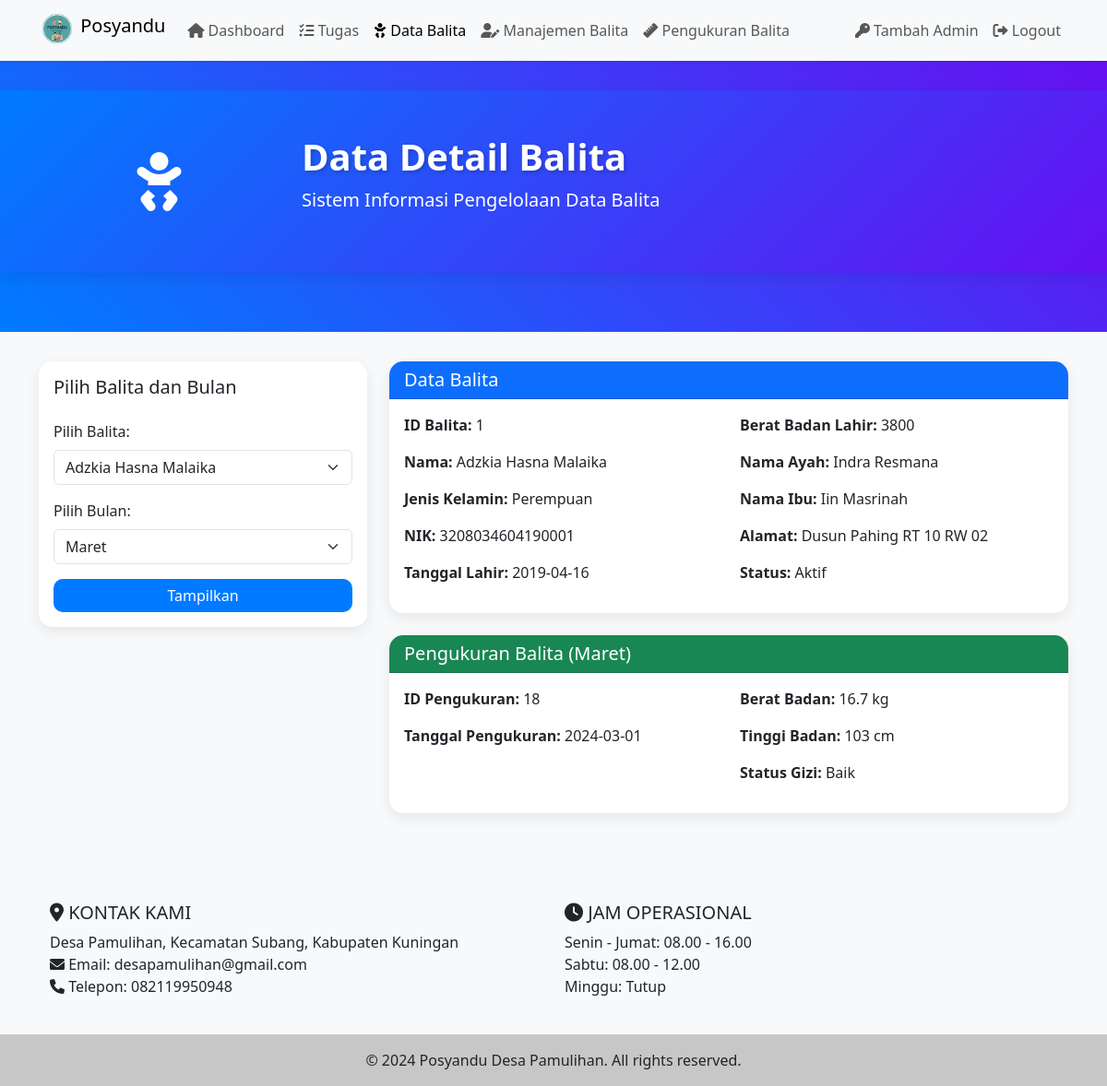
Screenshot of /views/balita.php (signed in) with the database file from the repository.
### tables this page shows
CREATE TABLE balita (
    id_balita INTEGER PRIMARY KEY,
    no INTEGER,
    nama_balita TEXT,
    jenis_kelamin TEXT,
    nik TEXT,
    tanggal_lahir DATE,
    berat_badan_lahir INTEGER,
    nama_ayah TEXT,
    nama_ibu TEXT,
    alamat TEXT,
    status TEXT CHECK (status IN ('Aktif', 'Lulus', 'Keluar', 'Pindah', 'Meninggal', 'Tidak Aktif'))
);

CREATE TABLE pengukuran_balita (
    id_pengukuran INTEGER PRIMARY KEY AUTOINCREMENT,
    no INTEGER,
    id_balita INTEGER,
    tanggal_pengukuran DATE,
    berat_badan DECIMAL(5,2),
    tinggi_badan DECIMAL(5,2),
    status_gizi TEXT,
    bulan TEXT CHECK (bulan IN ('january', 'febuary', 'maret', 'april', 'mei', 'juni', 'july', 'agustus', 'september', 'oktober', 'november', 'desember')),
    FOREIGN KEY (id_balita) REFERENCES balita(id_balita)
);

### config/config.php (called while the page is built, shortened)
<?php
try {
    $db = new PDO('sqlite:' . DB_PATH);
    $db->setAttribute(PDO::ATTR_ERRMODE, PDO::ERRMODE_EXCEPTION);
    $db->setAttribute(PDO::ATTR_DEFAULT_FETCH_MODE, PDO::FETCH_ASSOC);
    addDefaultAdmin($db);
} catch(PDOException $e) {
    die("Koneksi database gagal: " . $e->getMessage());
}
function addDefaultAdmin($db) {
    $stmt = $db->prepare("SELECT COUNT(*) FROM admin WHERE username = :username");
    $stmt->execute([':username' => DEFAULT_ADMIN_USERNAME]);
}
function getBalitaAndPengukuran($db, $id_balita) {
    $sql = "SELECT b.*, p.id_pengukuran, p.tanggal_pengukuran, p.berat_badan, p.tinggi_badan, p.status_gizi, p.bulan
            FROM balita b
            LEFT JOIN pengukuran_balita p ON b.id_balita = p.id_balita
            WHERE b.id_balita = :id_balita";
    $stmt = $db->prepare($sql);
    $stmt->execute([':id_balita' => $id_balita]);
    return $stmt->fetchAll();
}
function getPengukuranByBulan($db, $id_balita, $bulan) {
    $sql = "SELECT * FROM pengukuran_balita
            WHERE id_balita = :id_balita AND bulan = :bulan";
    $stmt = $db->prepare($sql);
    $stmt->execute([':id_balita' => $id_balita, ':bulan' => $bulan]);
    return $stmt->fetchAll();
}

### views/balita.php (the view, shortened to what this page needs)
<?php
require_once __DIR__ . '/../config/config.php';
require_once __DIR__ . '/../includes/header_dashboard.php';
$id_balita = isset($_POST['id_balita']) ? (int)$_POST['id_balita'] : 1;
$bulan = isset($_POST['bulan']) ? $_POST['bulan'] : 'maret';
$balitaData = getBalitaAndPengukuran($db, $id_balita);
$pengukuranData = getPengukuranByBulan($db, $id_balita, $bulan);
$balitas = $db->query("SELECT id_balita, nama_balita FROM balita")->fetchAll(PDO::FETCH_ASSOC);
$months = ['january', 'february', 'maret', 'april', 'mei', 'juni', 'july', 'agustus', 'september', 'oktober', 'november', 'desember'];
?>
<!DOCTYPE html>
<html lang="id">
<head>
    <link href="https://cdn.jsdelivr.net/npm/bootstrap@5.3.0-alpha1/dist/css/bootstrap.min.css" rel="stylesheet">
    <link href="https://cdnjs.cloudflare.com/ajax/libs/font-awesome/6.0.0-beta3/css/all.min.css" rel="stylesheet">
</head>
<body>
<header class="header animate__animated animate__fadeIn">
<div class="title-container">
    <div class="container">
        <div class="row align-items-center">
            <div class="col-md-3 text-center">
                <i class="fas fa-baby title-icon"></i>
            </div>
            <div class="col-md-9">
                <h1 class="animated-title">Data Detail Balita</h1>
                <p class="subtitle lead">Sistem Informasi Pengelolaan Data Balita</p>
            </div>
        </div>
    </div>
</div>
</header>
<div class="container mb-5">
    <div class="row">
        <div class="col-md-4 mb-4">
            <div class="card">
                <div class="card-body">
                    <h5 class="card-title mb-4">Pilih Balita dan Bulan</h5>
                    <form method="post">
                        <div class="mb-3">
                            <label for="id_balita" class="form-label">Pilih Balita:</label>
                            <select name="id_balita" id="id_balita" class="form-select">
                                <?php foreach ($balitas as $balita): ?>
                                    <option value="<?php echo htmlspecialchars($balita['id_balita']); ?>"
                                        <?php if ($balita['id_balita'] == $id_balita): ?> selected <?php endif; ?>>
                                        <?php echo htmlspecialchars($balita['nama_balita']); ?>
                                    </option>
                                <?php endforeach; ?>
                            </select>
                        </div>
                        <div class="mb-3">
                            <label for="bulan" class="form-label">Pilih Bulan:</label>
                            <select name="bulan" id="bulan" class="form-select">
                                <?php foreach ($months as $month): ?>
                                    <option value="<?php echo htmlspecialchars($month); ?>"
                                        <?php if ($month === $bulan): ?> selected <?php endif; ?>>
                                        <?php echo ucfirst($month); ?>
                                    </option>
                                <?php endforeach; ?>
                            </select>
                        </div>
                        <button type="submit" class="btn btn-primary w-100">Tampilkan</button>
                    </form>
                </div>
            </div>
        </div>
        <div class="col-md-8">
            <?php if (!empty($balitaData)): ?>
                <?php $row = $balitaData[0]; ?>
                <div class="card mb-4">
                    <div class="card-header bg-primary text-white">
                        <h5 class="mb-0">Data Balita</h5>
                    </div>
                    <div class="card-body">
                        <div class="row">
                            <div class="col-md-6">
                                <p><strong>ID Balita:</strong> <?php echo htmlspecialchars($row['id_balita']); ?></p>
                                <p><strong>Nama:</strong> <?php echo htmlspecialchars($row['nama_balita']); ?></p>
                                <p><strong>Jenis Kelamin:</strong> <?php echo htmlspecialchars($row['jenis_kelamin']); ?></p>
                                <p><strong>NIK:</strong> <?php echo htmlspecialchars($row['nik']); ?></p>
                                <p><strong>Tanggal Lahir:</strong> <?php echo htmlspecialchars($row['tanggal_lahir']); ?></p>
                            </div>
                            <div class="col-md-6">
                                <p><strong>Berat Badan Lahir:</strong> <?php echo htmlspecialchars($row['berat_badan_lahir']); ?></p>
                                <p><strong>Nama Ayah:</strong> <?php echo htmlspecialchars($row['nama_ayah']); ?></p>
                                <p><strong>Nama Ibu:</strong> <?php echo htmlspecialchars($row['nama_ibu']); ?></p>
                                <p><strong>Alamat:</strong> <?php echo htmlspecialchars($row['alamat']); ?></p>
                                <p><strong>Status:</strong> <?php echo htmlspecialchars($row['status']); ?></p>
                            </div>
                        </div>
                    </div>
                </div>
                <?php if (!empty($pengukuranData)): ?>
                    <?php $pengukuran = $pengukuranData[0]; ?>
                    <div class="card">
                        <div class="card-header bg-success text-white">
                            <h5 class="mb-0">Pengukuran Balita (<?php echo ucfirst($bulan); ?>)</h5>
                        </div>
                        <div class="card-body">
                            <div class="row">
                                <div class="col-md-6">
                                    <p><strong>ID Pengukuran:</strong> <?php echo htmlspecialchars($pengukuran['id_pengukuran']); ?></p>
                                    <p><strong>Tanggal Pengukuran:</strong> <?php echo htmlspecialchars($pengukuran['tanggal_pengukuran']); ?></p>
                                </div>
                                <div class="col-md-6">
                                    <p><strong>Berat Badan:</strong> <?php echo htmlspecialchars($pengukuran['berat_badan']); ?> kg</p>
                                    <p><strong>Tinggi Badan:</strong> <?php echo htmlspecialchars($pengukuran['tinggi_badan']); ?> cm</p>
                                    <p><strong>Status Gizi:</strong> <?php echo htmlspecialchars($pengukuran['status_gizi']); ?></p>
                                </div>
                            </div>
                        </div>
                    </div>
                <?php else: ?>
                    <div class="alert alert-info mt-3" role="alert">
                        Tidak ada data pengukuran untuk bulan <?php echo ucfirst($bulan); ?>.
                    </div>
                <?php endif; ?>
            <?php else: ?>
                <div class="alert alert-warning" role="alert">
                    Tidak ada data untuk balita ini.
                </div>
            <?php endif; ?>
        </div>
    </div>
</div>
</body>
</html>
<?php include __DIR__ . '/../includes/footer_dashboard.php'; ?>

### includes/header_dashboard.php (style rules this page uses)
body { min-height: 100vh; display: flex; flex-direction: column; }

### views/balita.php (style rules this page uses)
body { background-color: #f8f9fa; }
.title-container { background: linear-gradient(135deg, #007bff, #6610f2); padding: 3rem 0; margin-bottom: 2rem; box-shadow: 0 4px 15px rgba(0, 0, 0, 0.1); }
.animated-title { font-size: 2.5rem; font-weight: 700; color: #ffffff; text-shadow: 2px 2px 4px rgba(0, 0, 0, 0.2); animation: fadeInDown 1s ease-out; }
.title-icon { font-size: 4rem; color: #ffffff; animation: bounce 2s infinite; }
.subtitle { color: #ffffff; animation: fadeInUp 1s ease-out 0.5s; animation-fill-mode: both; }
.card { border: none; border-radius: 15px; box-shadow: 0 5px 15px rgba(0,0,0,0.08); transition: all 0.3s ease; }
.card-header { border-radius: 15px 15px 0 0 !important; font-weight: 600; }
.form-control, .btn { border-radius: 10px; }
.btn-primary { background-color: #007bff; border: none; transition: all 0.3s ease; }
.header { background: linear-gradient(45deg, #007bff, #6610f2); color: white; padding: 2rem 0; margin-bottom: 2rem; }
.header h1 { font-size: 2.5rem; font-weight: 700; }

### rows the page displays
balita: id_balita "1", nama_balita "Adzkia Hasna Malaika", jenis_kelamin "Perempuan", nik "3208034604190001", tanggal_lahir "2019-04-16", berat_badan_lahir "3800", nama_ayah "Indra Resmana", nama_ibu "Iin Masrinah", alamat "Dusun Pahing RT 10 RW 02", status "Aktif"
pengukuran_balita: id_pengukuran "18", tanggal_pengukuran "2024-03-01", berat_badan "16.7", tinggi_badan "103", status_gizi "Baik"

### other values shown
$bulan "Maret"
form field id_balita "Adzkia Hasna Malaika"
form field bulan "Maret"
